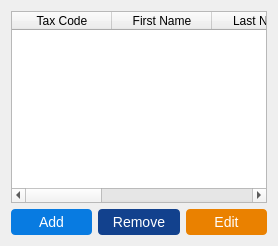
          <widget class="QWidget" name="tab">
           <attribute name="title">
            <string>Drivers</string>
           </attribute>
           <layout class="QGridLayout" name="gridLayout_5">
            <item row="0" column="0" colspan="3">
             <widget class="QTableWidget" name="driverTableWidget">
              <column>
               <property name="text">
                <string>Tax Code</string>
               </property>
              </column>
              <column>
               <property name="text">
                <string>First Name</string>
               </property>
              </column>
              <column>
               <property name="text">
                <string>Last Name</string>
               </property>
              </column>
              <column>
               <property name="text">
                <string>Type</string>
               </property>
              </column>
              <column>
               <property name="text">
                <string>Salary</string>
               </property>
              </column>
              <column>
               <property name="text">
                <string>Status</string>
               </property>
              </column>
             </widget>
            </item>
            <item row="1" column="1">
             <widget class="QPushButton" name="removeDriverBtn">
              <property name="styleSheet">
               <string notr="true">QPushButton{
color:#fff;
border: 0px;
font-size: 14px;
padding: 5px;
background-color: rgb(18, 65, 141);
border-radius: 4px;
}

QPushButton:hover{
background-color: rgb(47, 142, 228);
}</string>
              </property>
              <property name="text">
               <string>Remove</string>
              </property>
             </widget>
            </item>
            <item row="1" column="0">
             <widget class="QPushButton" name="add_Driver_Button">
              <property name="styleSheet">
               <string notr="true">QPushButton{
color:#fff;
border: 0px;
font-size: 14px;
padding: 5px;
background-color: rgb(8, 123, 225);
border-radius: 4px;
}

QPushButton:hover{
background-color: rgb(47, 142, 228);
}</string>
              </property>
              <property name="text">
               <string>Add</string>
              </property>
             </widget>
            </item>
            <item row="1" column="2">
             <widget class="QPushButton" name="editDriverBtn">
              <property name="styleSheet">
               <string notr="true">QPushButton{
color:#fff;
border: 0px;
font-size: 14px;
padding: 5px;
background-color:rgb(234, 129, 0);
border-radius: 4px;
}

QPushButton:hover{
background-color:rgb(240, 168, 0);
}</string>
              </property>
              <property name="text">
               <string>Edit</string>
              </property>
             </widget>
            </item>
           </layout>
          </widget>
